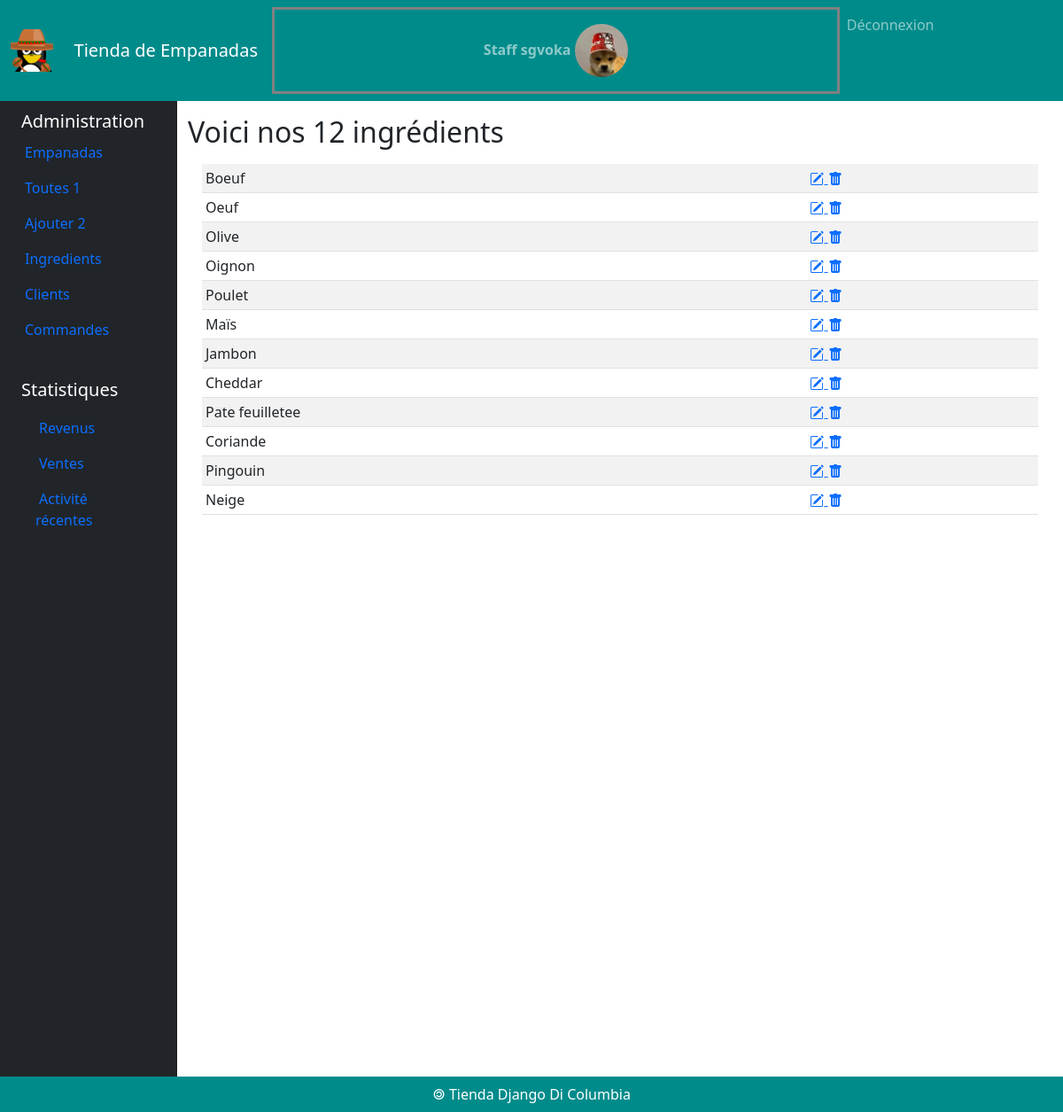
/ingredients/ (signed in), run on the app's committed database.
### comptes/models.py (models this page shows)
class TiendaUser(User) :
    image = models.ImageField( default = "imagesUsers/default.png",
                               upload_to = "imagesUsers/")

### empanadas/models.py (models this page shows, shortened)
class Ingredient(models.Model) :
    idIngredient = models.AutoField(primary_key = True)
    nomIngredient = models.CharField(max_length = 50)

### empanadas/views.py (the view)
# urls.py: path('ingredients/', views.ingredients),
def ingredients(request) :
    user = None
    if request.user.is_staff :
        lesIngredients = Ingredient.objects.all()
        user = TiendaUser.objects.get(id=request.user.id)
        return render(
            request,
            'empanadas/ingredients.html',
            {
                'ingredients' : lesIngredients,
                'user' : user
            },
        )
    elif request.user.is_authenticated :
        return redirect('/empanadas')
    else :
        return redirect('/login')

### empanadas/templates/empanadas/ingredients.html (shortened to what this page needs)
{% extends 'empanadas/base.html' %}
{% block main %}
<h2>Voici nos {{ingredients|length}} ingrédients</h2>
<div class="m-3">
    <table class="table table-sm table-striped">
        <tbody>
            {% for ingr in ingredients %}
            <tr>
                <td>{{ingr.nomIngredient}}</td>
                <td> <a href="/ingredients/{{ingr.idIngredient}}/update">
                </a>
                <a href="/ingredients/{{ingr.idIngredient}}/delete">
                </td>
            </tr>
            {% endfor %}
        </tbody>
    </table>
</div>
{% endblock %}

### comptes/templates/comptes/menuStaff.html (shortened to what this page needs)
{% load static %}
<nav class="navbar navbar-expand-lg navbar-dark">
    <div class="container-fluid">
        <img id="logo" src="{% static 'empanadas/img/mexicanPingouin.png' %}" alt="logo Pinguoin Mexicain">
        <a class="navbar-brand" href="#">Tienda de Empanadas</a>
        <div id="navbarText" class="collapse navbar-collapse" >
            <ul class="navbar-nav">
                <li class="nav-item">
                    <span class="nav-link" style="border: solid grey; font-weight: bold;">
                        <a class="nav-link" href="/user/update/" >
                            Staff {{user}}
                            <img src="{{MEDIA_URL}}{{user.image}}" class="rounded-circle" style="width: 10%;"/>
                        </a>
                    </span>
                </li>
                <li class="nav-item">
                    <a class="nav-link" href="/logout">
                        Déconnexion
                    </a>
                </li>
            </ul>
        </div>
    </div>
</nav>

### empanadas/static/empanadas/css/styles.css (style rules this page uses)
nav { background-color: darkcyan; }
#logo { width: 3em; margin-right: 2%; }
.nav-item { text-align: center; }

### data on the page
TiendaUser: username "sgvoka", image (picture)
Ingredient: nomIngredient "Boeuf"
Ingredient: nomIngredient "Oeuf"
Ingredient: nomIngredient "Olive"
Ingredient: nomIngredient "Oignon"
Ingredient: nomIngredient "Poulet"
Ingredient: nomIngredient "Maïs"
Ingredient: nomIngredient "Jambon"
Ingredient: nomIngredient "Cheddar"
Ingredient: nomIngredient "Pate feuilletee"
Ingredient: nomIngredient "Coriande"
Ingredient: nomIngredient "Pingouin"
Ingredient: nomIngredient "Neige"

### other printed values
{{ ingredients|length }} "12"
